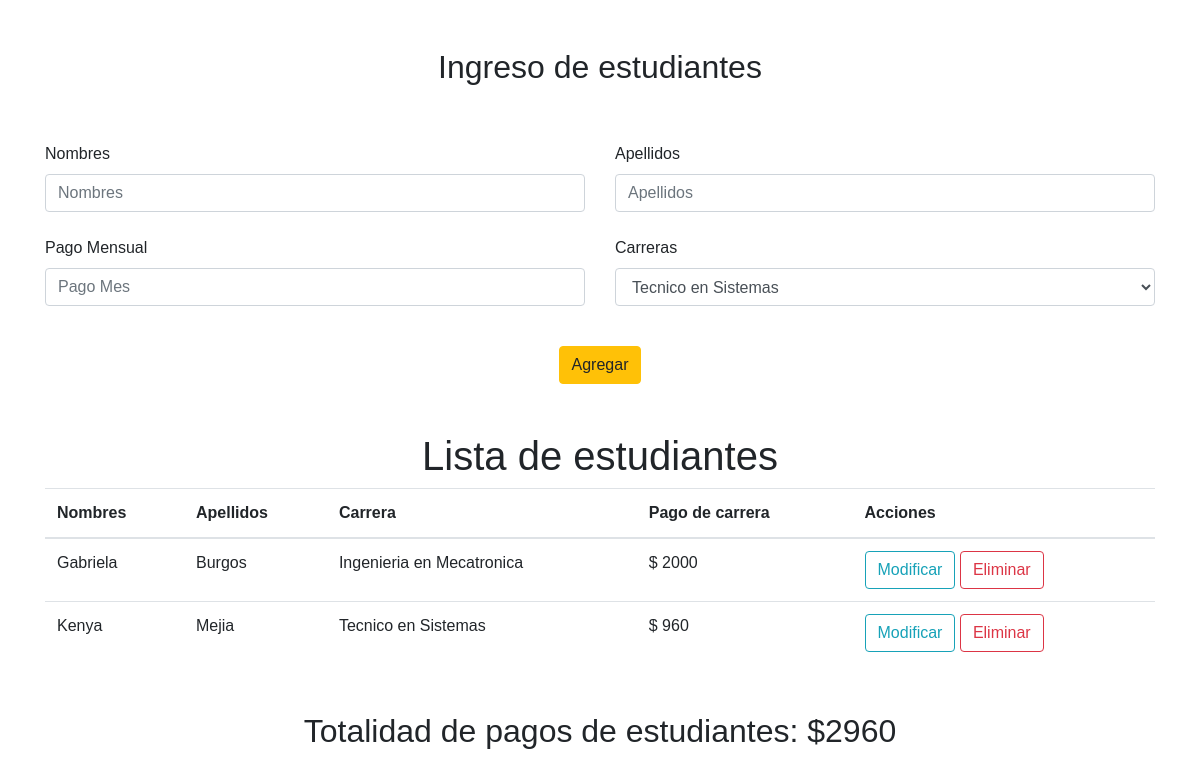
The page /examenfinal/index.php on the database its author committed.
### tables this page shows
CREATE TABLE `estudiantes` (
  `id` int(11) NOT NULL,
  `id_carrera` int(11) NOT NULL,
  `nombres` varchar(100) NOT NULL,
  `apellidos` varchar(100) NOT NULL,
  `pago_mes` float NOT NULL
);

CREATE TABLE `carreras` (
  `id` int(11) NOT NULL,
  `nombre` varchar(100) NOT NULL,
  `duracion` int(11) NOT NULL
);

### examenfinal/index.php (called while the page is built, shortened)
<?php
require_once "controllers/estudiantesController.php";
?>

### examenfinal/model/carrerasModel.php (called while the page is built, shortened)
<?php
require_once "carrera.php";
class CarrerasModel extends Carrera
{
    private $tabla;
    public function __construct($datasource)
    {
        $this->tabla = "carreras";
    }
    public function all()
    {
        $carreras = array();
        $query = "SELECT * FROM {$this->tabla}";
        $stmt = $this->datasource->prepare($query);
        $stmt->execute();
        while ($carrera = $stmt->fetch(PDO::FETCH_OBJ)) {
            array_push($carreras, $carrera);
        }
        return $carreras;
    }
}

### examenfinal/model/carrera.php (called while the page is built, shortened)
<?php
class Carrera
{
    public function __construct($datasource)
    {
        $this->datasource = $datasource;
    }
}

### examenfinal/core/datasource.php (called while the page is built)
<?php
class DataSource
{
    private $driver, $host, $user, $pass, $database, $charset;
    public function __construct()
    {
        $data = require_once "config/database.php";
        $this->driver = $data["driver"];
        $this->host = $data["host"];
        $this->user = $data["user"];
        $this->pass = $data["pass"];
        $this->database = $data["database"];
        $this->charset = $data["charset"];
    }
    public function conectar()
    {
        if ($this->driver == "mysql" || $this->driver == null) {
            $dsn = "mysql:host={$this->host};dbname={$this->database};charset={$this->charset}";
            $con = new PDO($dsn, $this->user, $this->pass);
            return $con;
        } else {
            return null;
        }
    }
}

### examenfinal/model/estudiantesModel.php (called while the page is built, shortened)
<?php
require_once "estudiante.php";
class EstudiantesModel extends Estudiante
{
    private $tabla;
    public function __construct($datasource)
    {
        $this->tabla = "estudiantes";
    }
    public function all()
    {
        $estudiantes = array();
        $query = "SELECT e.id, e.id_carrera, e.nombres, e.apellidos, e.pago_mes, c.nombre, c.duracion FROM {$this->tabla} e INNER JOIN carreras c ON e.id_carrera = c.id ORDER BY id DESC";
        $stmt = $this->datasource->prepare($query);
        $stmt->execute();
        while ($estudiante = $stmt->fetch(PDO::FETCH_OBJ)) {
            array_push($estudiantes, $estudiante);
        }
        return $estudiantes;
    }
}

### examenfinal/model/estudiante.php (called while the page is built, shortened)
<?php
class Estudiante
{
    public function __construct($datasource)
    {
        $this->datasource = $datasource;
    }
}

### examenfinal/view/estudiantesView.php (the view, shortened to what this page needs)
<!DOCTYPE html>
<html>
<head>
		<head>
		<link rel="stylesheet" href="https://maxcdn.bootstrapcdn.com/bootstrap/4.0.0/css/bootstrap.min.css">
	</head>
	<body>
 	<font face="arial">
	<div class="container">
		<h2 style="margin-top: 3rem;" align="center">Ingreso de estudiantes</h2>
		<form action="index.php?controller=estudiantes&action=agregar" method="post">
			<br>
			<br>
			<div class="row">
				<div class="col">
				    <label for="nombres">Nombres</label>
				    <br>
					<input type="text" name="nombres" id="nombres" class="form-control" placeholder="Nombres" required autofocus><br>
				</div>
				<div class="col">
					<label for="apellidos">Apellidos</label>
					<br>
					<input type="text" name="apellidos" id="apellidos" class="form-control" placeholder="Apellidos" required><br>
				</div>
			</div>
			<div class="row">
				<div class="col">
				     <label for="pagoMes">Pago Mensual</label>
				     <br>
					<input type="text" name="pagoMes" id="pagoMes" class="form-control" placeholder="Pago Mes" required><br>
				</div>
				<div class="col">
					<label for="carrera">Carreras</label>
					<br>
					<select id="carrera" name="carrera" class="form-control" required>
						<?php foreach ($carreras as $carrera) { ?>
							<option value="<?=$carrera->id ?>"><?=$carrera->nombre;?></option>
						<?php } ?>
				  	</select>
				</div>
			</div>
			<div class="row" style="margin-top: 1rem;">
				<div class="col">
					<center><button type="submit"  class="btn btn-warning">Agregar</button></center>
				</div>
			</div>
		</form>
		<h1 style="margin-top: 3rem;" align="center">Lista de estudiantes</h1>
		<table class="table table-hover">
			<thead>
				<tr>
					<th scope="col">Nombres</th>
					<th scope="col">Apellidos</th>
					<th scope="col">Carrera</th>
					<th scope="col">Pago de carrera</th>
					<th scope="col">Acciones</th>
				</tr>
			</thead>
			<tbody>
			<?php
			$total = 0.0;
			foreach ($estudiantes as $estudiante) {?>
				<tr>
					<td><?=$estudiante->nombres; ?></td>
					<td><?=$estudiante->apellidos; ?></td>
					<td><?=$estudiante->nombre; ?></td>
					<td>$ <?=$totalCarrera=(($estudiante->pago_mes * 8) * $estudiante->duracion); ?></td>
					<td>
						<button class="btn btn-outline-info" onclick="window.location.href='index.php?controller=estudiantes&action=modificar&id=<?=$estudiante->id; ?>'">Modificar</button>
						<button class="btn btn-outline-danger" onclick="window.location.href='index.php?controller=estudiantes&action=eliminar&id=<?=$estudiante->id; ?>'">Eliminar</button>
					</td>
				</tr>
			<?php
				$total += $totalCarrera;
			} ?>
			</tbody>
		</table>
		<h2 style="margin-top: 3rem;" align="center">Totalidad de pagos de estudiantes: $<?=$total; ?></h2>
	</div>
</body>
</html>

### examenfinal/controllers/estudiantesController.php (shortened to what this page needs)
<?php
	require_once 'core/datasource.php';
	require_once 'model/estudiantesModel.php';
	require_once 'model/carrerasModel.php';
	if (isset($_GET['action'])) {
		if ($_GET['action'] =="index") {
			index();
		}else if ($_GET['action'] == "agregar") {
			agregar();
		}else if ($_GET['action'] == "modificar") {
			modificar();
		}else if ($_GET['action'] == "eliminar") {
			eliminar();
		}else{
			index();
		}
	}else{
		index();
	}
	function index(){
	$datasource = new Datasource();
	$estudiante = new EstudiantesModel($datasource->conectar());
	$carrera = new CarrerasModel($datasource->conectar());
	$carreras = $carrera->all();
	$estudiantes = $estudiante->all();
	require_once 'view/estudiantesView.php';
	}
?>

### rows shown on the page
estudiantes: nombres "Gabriela", apellidos "Burgos", id_carrera.nombre "Ingenieria en Mecatronica", pago_mes.duracion "2000"
estudiantes: nombres "Kenya", apellidos "Mejia", id_carrera.nombre "Tecnico en Sistemas", pago_mes.duracion "960"

### other values the page prints
$total "2960"
form field carrera "Tecnico en Sistemas"
